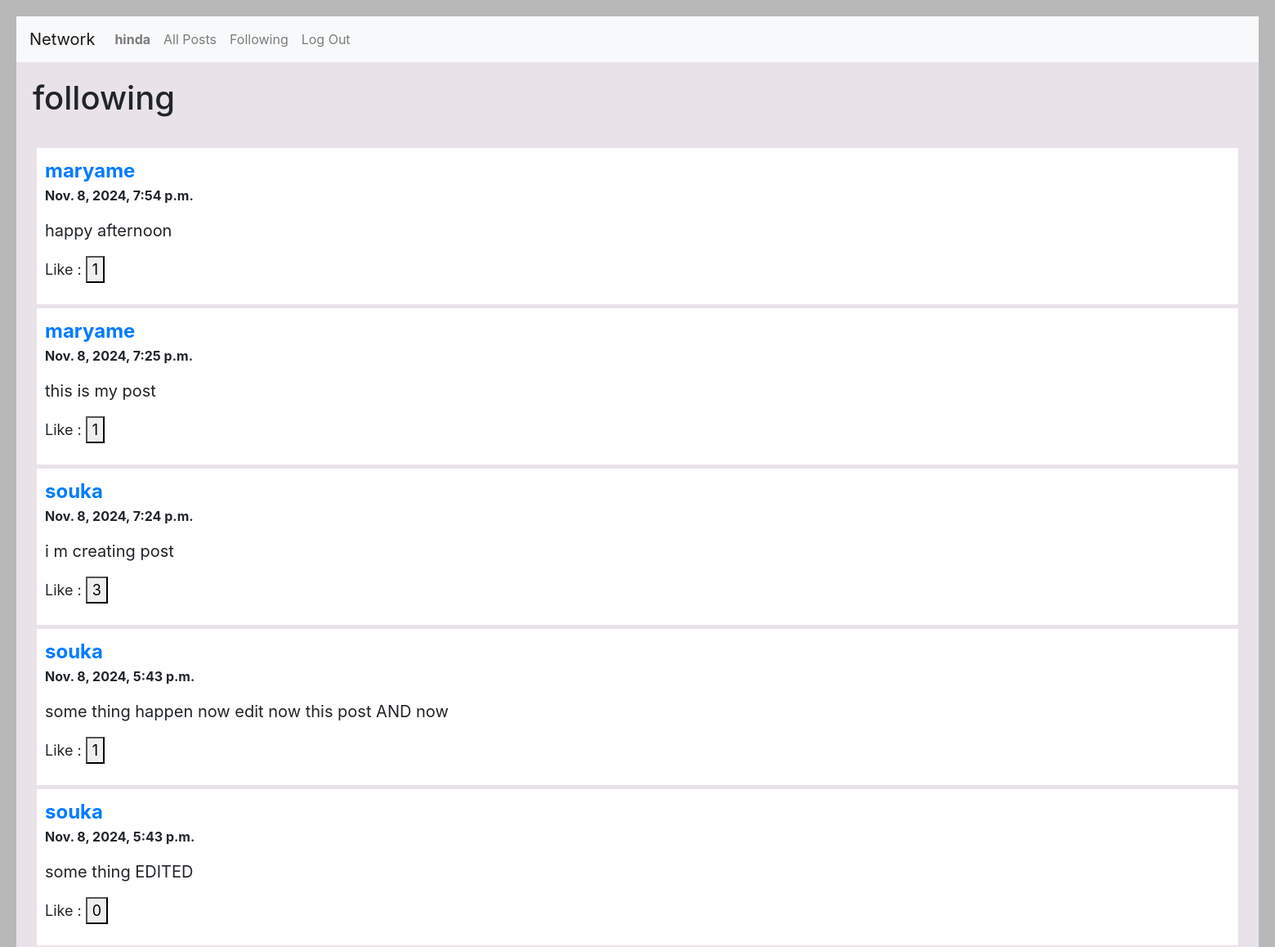
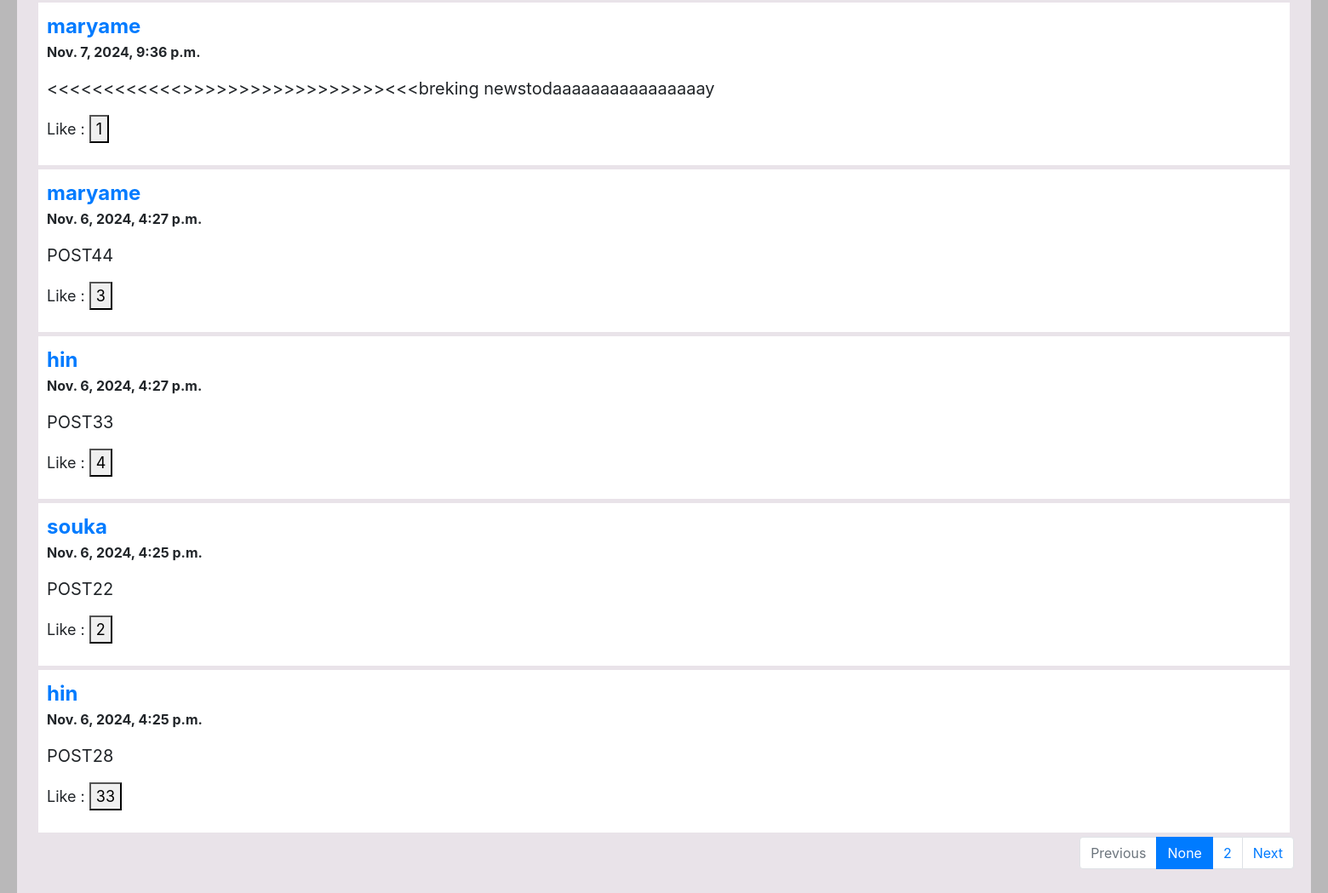
Page /following/ (signed in) on the committed database (2 pictures, top to bottom).
### network/models.py (models this page shows, shortened)
class User(AbstractUser):
    pass

class Post(models.Model):
    user = models.ForeignKey("User", on_delete=models.CASCADE, related_name="emails")
    content = models.TextField(blank=True)
    timestamp = models.DateTimeField(auto_now_add=True)
    like = models.IntegerField(default=0)
    followers = models.ManyToManyField(User, through='follow' , through_fields=('post_fo', 'follower'),related_name='followed_post')
    liked_by =models.ManyToManyField(User,related_name ="liked_post",blank=True)

### network/views.py (the view)
# urls.py: path("following/", views.following ,name="following"),
@login_required
def following(request):
    user = request.user
    foll= follow.objects.filter(follower=user)
    following_users = [f.following for f in foll]
    post=Post.objects.filter(user__in=following_users)
    post = post.order_by("-timestamp").all()
    paginator = Paginator(post, 10)
    page_number = request.GET.get('page')
    page_obj = paginator.get_page(page_number)
    return render(request, "network/following.html",{
            "posts": post ,
             'page_obj': page_obj,
             'page_number':page_number,
             "following_users":following_users})

### network/templates/network/following.html (shortened to what this page needs)
{% extends "network/layout.html" %}
{% load static %}
{% block body %}
   <h1>following</h1>
    <div id ="post_user">
       <br>
        {% for post in page_obj %}
        <div id="post-{{post.id}}" class="post ">
          <b style="font-size: 1.5em; margin-right: 1400px;"><a href="{%url 'profil' post.user %}" >{{post.user}} </a></b>
          <b> <p>{{post.timestamp}}</p></b>
          <p id="p-{{post.id}}" style="font-size: 20px;">{{post.content}}</p>
          <p style="font-size: 18px;">Like :
            <button id="like-{{post.id}}" class="like" data-post-id="{{post.id}}">{{post.like}}</button></p>
      </div>
         {% endfor %}
        <nav aria-label="Page navigation example">
            <ul class="pagination justify-content-end">
                {% if page_obj.has_previous %}
                <li ><a class="page-link" href="?page={{ page_obj.previous_page_number }}" >Previous</a></li>
                <li class="page-item"><a class="page-link" href="?page={{page_obj.previous_page_number }}">{{page_obj.previous_page_number }}</a></li>
                {% else %}
                <li class="page-item disabled"><span class="page-link " aria-disabled="true">Previous</span></li>
                {% endif %}
              <li class="page-item active"><a class="page-link" href="?page={{page_obj}}">{{page_number}}</a></li>
              {% if page_obj.has_next %}
              <li class="page-item"><a class="page-link" href="?page=3">{{page_obj.next_page_number  }}</a></li>
                <li class="page-item"><a class="page-link" href="?page={{ page_obj.next_page_number }}">Next</a>
                {% else %}
                <li class="page-item disabled"><span class="page-link page-item disabled" aria-disabled="true">Next</span>
                {% endif %}
              </li>
            </ul>
          </nav>
    </div>
{% endblock %}

### network/templates/network/layout.html (shortened to what this page needs)
{% load static %}
<!DOCTYPE html>
<html lang="en">
    <head>
        <link rel="stylesheet" href="https://stackpath.bootstrapcdn.com/bootstrap/4.4.1/css/bootstrap.min.css">
        <link rel="stylesheet" href="{% static 'network/styles.css' %}" >
    </head>
    <body>
        <nav class="navbar navbar-expand-lg navbar-light bg-light">
            <a class="navbar-brand" href="#">Network</a>
            <div>
              <ul class="navbar-nav mr-auto">
                {% if user.is_authenticated %}
                    <li class="nav-item">
                        <a class="nav-link" href="{% url 'profil' user.username %}"><strong>{{ user.username }}</strong></a>
                    </li>
                {% endif %}
                <li class="nav-item">
                  <a class="nav-link" href="{% url 'index' %}">All Posts</a>
                </li>
                {% if user.is_authenticated %}
                    <li class="nav-item">
                        <a class="nav-link" href="{% url 'following'%}">Following</a>
                    </li>
                    <li class="nav-item">
                        <a class="nav-link" href="{% url 'logout' %}">Log Out</a>
                    </li>
                {% endif %}
              </ul>
            </div>
          </nav>
        <div class="body">
            {% block body %}
            {% endblock %}
        </div>
    </body>
</html>

### network/static/network/styles.css (style rules this page uses)
.post { background-color: white; margin: 5px; padding: 10PX; }
body { padding: 20px; background-color: rgb(185, 184, 185); }
.body { padding: 20px; background-color: rgb(233, 227, 233); }

### rows in the picture
User: username "hinda"
Post: user "maryame", timestamp "Nov. 8, 2024, 7:54 p.m.", content "happy afternoon", like "1"
Post: user "maryame", timestamp "Nov. 8, 2024, 7:25 p.m.", content "this is my post", like "1"
Post: user "souka", timestamp "Nov. 8, 2024, 7:24 p.m.", content "i m creating post", like "3"
Post: user "souka", timestamp "Nov. 8, 2024, 5:43 p.m.", content "some thing happen now edit now this post AND now", like "1"
Post: user "souka", timestamp "Nov. 8, 2024, 5:43 p.m.", content "some thing EDITED", like "0"
Post: user "maryame", timestamp "Nov. 7, 2024, 9:36 p.m.", content "<<<<<<<<<<<<>>>>>>>>>>>>>>>>>><<<breking newstodaaaaaaaaaaaaaaaay", like "1"
Post: user "maryame", timestamp "Nov. 6, 2024, 4:27 p.m.", content "POST44", like "3"
Post: user "hin", timestamp "Nov. 6, 2024, 4:27 p.m.", content "POST33", like "4"
Post: user "souka", timestamp "Nov. 6, 2024, 4:25 p.m.", content "POST22", like "2"
Post: user "hin", timestamp "Nov. 6, 2024, 4:25 p.m.", content "POST28", like "33"

### other values in the picture
{{ page_number }} "None"
{{ page_obj.next_page_number }} "2"
